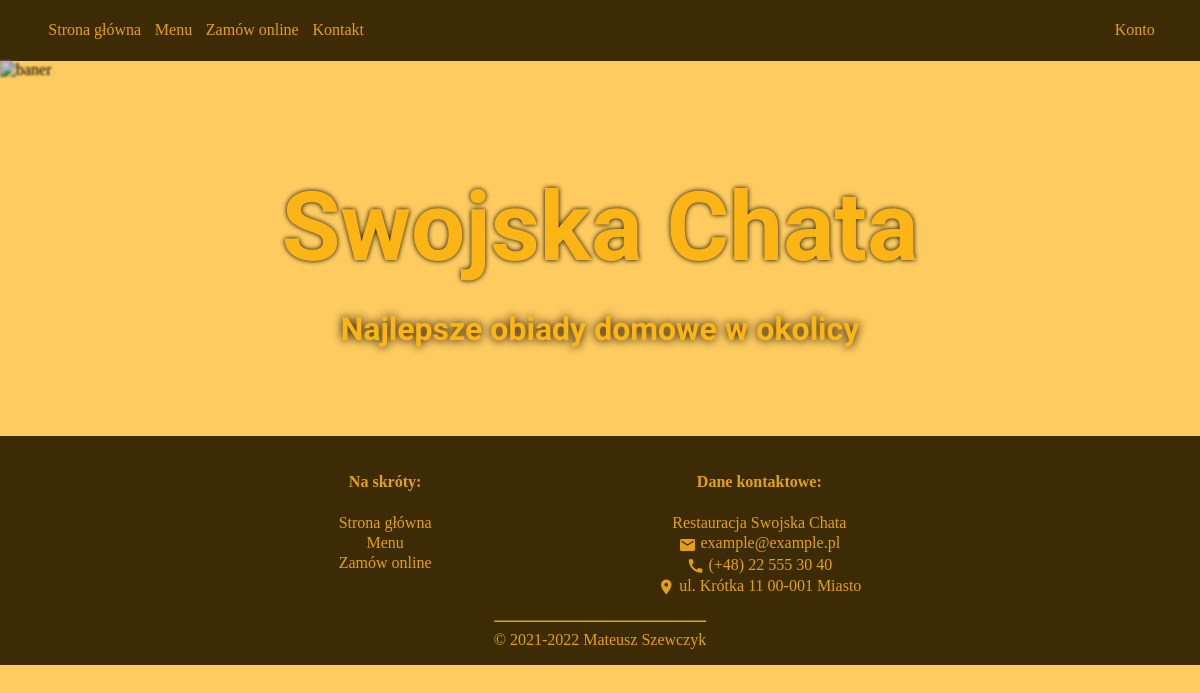
The app's page /panel.php?form=Konto&card=orders (signed in), older data.
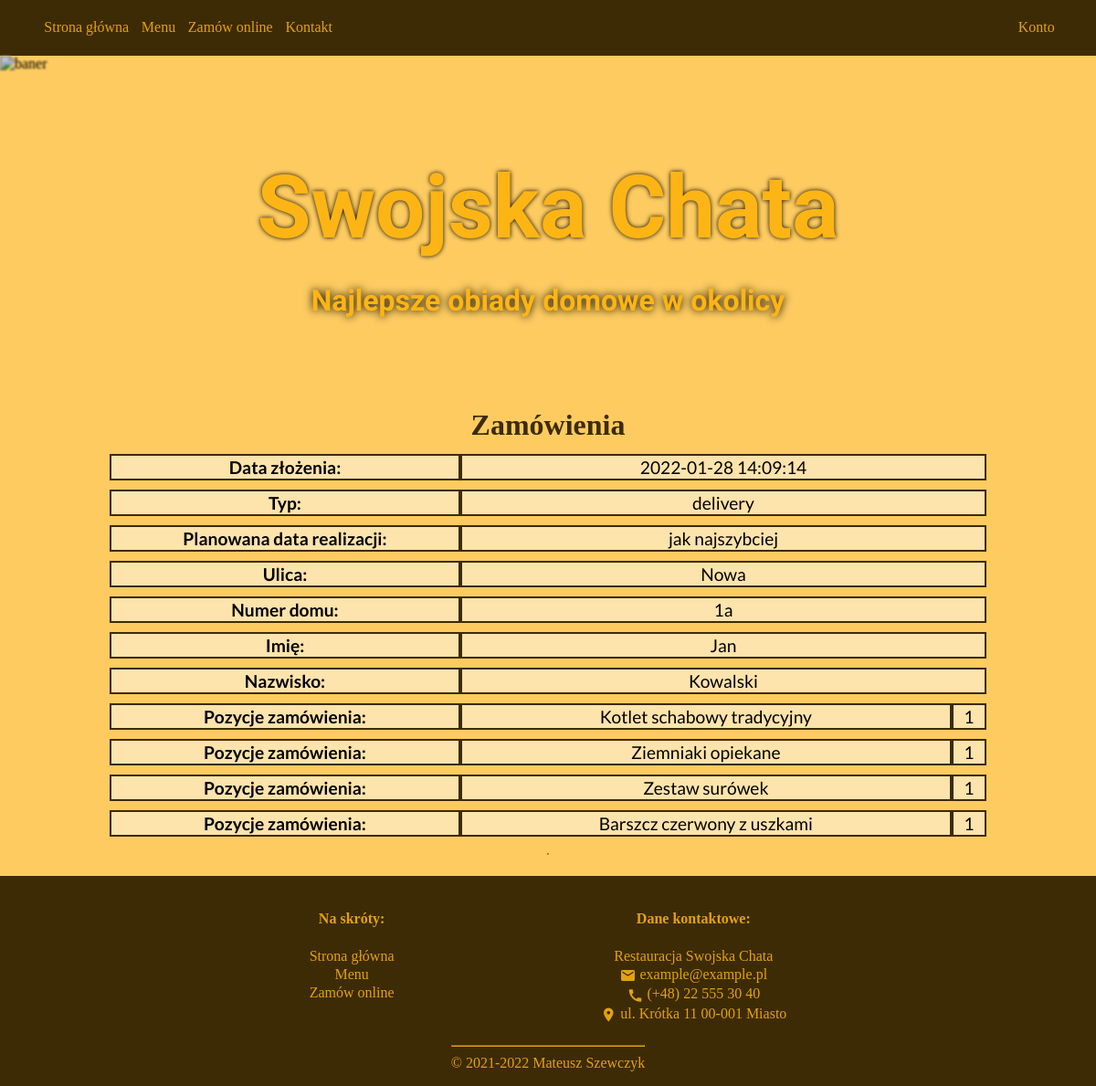
The same page, newer data.
### tables this page shows
CREATE TABLE `zamowienie` (
  `ID` int(11) NOT NULL,
  `user_ID` int(11) NOT NULL,
  `data` timestamp NOT NULL DEFAULT current_timestamp() ON UPDATE current_timestamp(),
  `typ` enum('takeaway','delivery') NOT NULL,
  `daneKlienta_ID` int(11) NOT NULL,
  `czasRealizacji_typ` enum('ASAP','date') NOT NULL,
  `dataRealizacji` datetime DEFAULT NULL,
  `adres_ID` int(11) DEFAULT NULL,
  `uwagi` varchar(150) NOT NULL,
  `platnosc` enum('cash','card','voucher') DEFAULT NULL
);

CREATE TABLE `adres` (
  `ID` int(11) NOT NULL,
  `user_ID` int(11) NOT NULL,
  `ulica` varchar(100) NOT NULL,
  `numer` varchar(6) NOT NULL
);

CREATE TABLE `dane_klienta` (
  `ID` int(11) NOT NULL,
  `user_ID` int(11) NOT NULL,
  `imie` varchar(20) NOT NULL,
  `nazwisko` varchar(40) NOT NULL,
  `nr_tel` varchar(12) NOT NULL
);

CREATE TABLE `lista_pozycji` (
  `zamowienie_ID` int(11) NOT NULL,
  `menu_ID` int(10) UNSIGNED NOT NULL,
  `ilosc` int(10) NOT NULL
);

CREATE TABLE `menu` (
  `ID` int(10) UNSIGNED NOT NULL,
  `kategoria` enum('Dania główne','Dodatki obiadowe do wyboru','Zupy','Potrawy mączne') NOT NULL,
  `nazwa` varchar(100) NOT NULL,
  `cena` decimal(4,2) UNSIGNED NOT NULL,
  `name_tag` varchar(35) NOT NULL
);

### classes/Database.php (called while the page is built, shortened)
<?php
  class Database
  {
    private $mysqli;
    function __construct($server, $user, $passwd, $base)
    {
      $this->mysqli = new mysqli($server, $user, $passwd, $base);
    }
    public function select($sql, $fields) {
        $content = array();
        if ($result = $this->mysqli->query($sql)) {
            $count_fields = count($fields);
            $j = 0;
            $content = array();
            while ($row = $result->fetch_object()) {
                $content[] = array();
                for ($i = 0; $i < $count_fields; $i++) {
                    $p = $fields[$i];
                    $q = $row->$p;
                    $content[$j] += [$p => $q];
                }
                $j++;
            }
        }
        return $content;
    }
  }
?>

### classes/Manager.php (the view, shortened to what this page needs)
<?php
  class Manager extends UserLogged
  {
    public $userID = 0;
    public function authorization(){
      $user = unserialize($_SESSION['userID']);
      $this->userID = $user->userID;
    }
      ?>
      <?php
    public function orders($db, $uid){
      $sql = ["SELECT `zamowienie`.`ID`, `zamowienie`.`data`, `zamowienie`.`typ`, `zamowienie`.`dataRealizacji`, `adres`.`ulica`, `adres`.`numer`, `dane_klienta`.`imie`,
        `dane_klienta`.`nazwisko`
        FROM `zamowienie` INNER JOIN `dane_klienta` ON zamowienie.daneKlienta_ID=dane_klienta.ID INNER JOIN `adres` ON zamowienie.adres_ID=adres.ID
        WHERE zamowienie.user_ID=$uid",
        "SELECT `zamowienie`.`ID`, `menu`.`nazwa`, `lista_pozycji`.`ilosc`
          FROM `zamowienie` INNER JOIN `lista_pozycji` ON lista_pozycji.zamowienie_ID=zamowienie.ID INNER JOIN `menu` ON lista_pozycji.menu_ID=menu.ID
          WHERE zamowienie.user_ID=$uid"
        ];
      $fields = [
        ['ID','data','typ','dataRealizacji','ulica','numer','imie','nazwisko'],
        ['ID','nazwa','ilosc']
        ];
      $result = array();
      $is_error = false;
      try{
        foreach ($sql as $key => $value) {
          if($db->select($value, $fields[$key]) != 0){
              $result[$key] = $db->select($value, $fields[$key]);
          }
          else{
              throw new Exception();
          }
        }
      }
      catch (Exception | mysqli_sql_exception $exception){
          $db->rollback();
          $is_error = true;
          echo "Błąd dostępu do bazy danych";
      }
      $labels = [
        'data' => 'Data złożenia',
        'typ' => 'Typ',
        'dataRealizacji' => 'Planowana data realizacji',
        'ulica' => 'Ulica',
        'numer' => 'Numer domu',
        'imie' => 'Imię',
        'nazwisko' => 'Nazwisko',
        'nazwa' => 'Potrawa',
        'ilosc' => 'Ilość'
      ];
      if(!$is_error){
        foreach ($result[0] as $key => $val){
            echo "<table id='{$val['ID']}' class='menu_cat'>";
            if($key === 0){
              echo '<caption>Zamówienia</caption>';
            }
            echo "<tbody>";
            if(is_null($val['dataRealizacji'])){
              $val['dataRealizacji'] = 'jak najszybciej';
            }
            foreach ($val as $k => $value) {
              if($k !== 'ID'){
                $value = htmlspecialchars($value);
                echo '<tr>';
                echo '<td class="labels"><b>'.$labels[$k].':</b> </td>';
                echo '<td colspan="2">'.$value.'</td>';
                echo '</tr>';
              }
            }
            foreach ($result[1] as $elem) {
              if($elem['ID'] == $val['ID']){
                echo '<tr><td class="labels"><b>Pozycje zamówienia:</b> </td>';
                echo '<td>'.$elem['nazwa'].'</td><td>'.$elem['ilosc'].'</td>';
                echo '</tr>';
              }
            }
            echo '</tbody>';
            echo "</table>";
            echo "<hr />";
        }
      }
    }
        ?>
      <?php
    public function show($db){
      $uid = $this->userID;
      if($uid > 0){
        if(isset($_GET['card'])){
          $card = $_GET['card'];
          switch ($card) {
            case 'orders':
              $this->orders($db, $uid);
              break;
          }
        }
        else{
          $this->main($db, $uid);
        }
      }
    }
  }
?>

### panel.php (shortened to what this page needs)
<?php
  $is_session = false;
  if(isset($_SESSION['userID'])){
    $is_session = true;
  }
?>
<!DOCTYPE html>
<html lang="pl" dir="ltr">
  <head>
    <link rel="stylesheet" href="css/style.css" type="text/css">
    <link rel="stylesheet" href="css/form.css" type="text/css">
    <link rel="stylesheet" href="css/menu.css" type="text/css">
  </head>
  <body>
    <header>
      <nav>
        <?php
          include_once 'snippets/navigation.php';
        ?>
      </nav>
      <div id="banner">
        <div>
          <h1>Swojska Chata</h1>
          <h2>Najlepsze obiady domowe w okolicy</h2>
        </div>
        <img src="images/banner.jpg" alt="baner">
      </div>
    </header>
    <main>
      <?php
      include_once 'classes/Database.php';
      include_once 'classes/Manager.php';
      $db = new Database("localhost","root","","restauracja");
      if(isset($_GET['form'])){
        if($_GET['form'] == "Zarejestruj"){
          $registrationForm = new RegistrationForm();
          $registrationForm->show();
        }
        else if($_GET['form'] == 'Wyloguj'){
          $loginForm = new LoginForm();
          $loginForm->logout();
          header("Refresh: 0; panel.php");
        }
        else if($_GET['form'] == 'Konto'){
          if($is_session){
            $panel = new Manager();
            $panel->authorization();
            $panel->show($db);
          }
          else{
            echo "<h1>Strona zastrzeżona. Za chwilę nastąpi przekierowanie.</h1>";
            header("Refresh: 2; panel.php");
          }
        }
      }
      else{
        $loginForm = new LoginForm();
        if(isset($_POST['submit']) && isset($_POST['login']) && isset($_POST['passwd'])){
          $loginForm->login($db);
        }
      }
      ?>
    </main>
    <?php
      include_once 'snippets/footer.php';
    ?>
  </body>
</html>

### snippets/navigation.php
<?php
  $login_button = "Zaloguj";
  if(isset($is_session)){
    if($is_session){
      $login_button = "Wyloguj";
    }
  }
  echo '
  <ul>
    <li><a href="index.php">Strona główna</a></li>
    <li><a href="menu.php">Menu</a><ul>
      <li><a href="menu.php#zupy">Zupy</a></li>
      <li><a href="menu.php#glowne">Dania główne</a></li>
      <li><a href="menu.php#maczne">Potrawy mączne</a></li>
    </ul></li>
    <li><a href="zamowienie.php">Zamów online</a></li>
    <li><a href="kontakt.php">Kontakt</a></li>';
  if($login_button == "Zaloguj"){
    echo '<li><a href="panel.php" id="login">'.$login_button.'</a></li>';
  }
  else{
    echo '
    <li><a href="panel.php?form=Konto">Konto</a><ul>
      <li><a href="panel.php?form=Konto">Moje konto</a></li>
      <li><a href="panel.php?form=Wyloguj">Wyloguj</a></li>
    </ul></li>
    ';
  }
  echo '</ul>';
?>

### snippets/footer.php
<?php
  echo '
  <footer>
    <section id="links">
      <h4>Na skróty:</h4>
      <a href="index.php">Strona główna</a><br>
      <a href="menu.php">Menu</a><br>
      <a href="zamowienie.php">Zamów online</a><br>
    </section>
    <section class="contact">
      <h4>Dane kontaktowe:</h4>
      Restauracja Swojska Chata<br>
      <a href="mailto:example@example.pl"><span class="material-icons">email</span> example@example.pl</a><br>
      <a href="tel:+48225553040"><span class="material-icons">call</span> (+48) 22 555 30 40</a><br>
      <a href="https://www.google.com/maps/place/Kr%C3%B3tka+11,+24-100+Pu%C5%82awy/" target="_blank"><span class="material-icons">location_on</span> ul. Krótka 11 00-001 Miasto</a><br>
    </section>
    <div><hr>&copy; 2021-2022 Mateusz Szewczyk</div>
  </footer>
  ';
?>

### css/style.css (style rules this page uses)
body { background-color: #FDCB60; margin: 0; box-sizing: border-box; min-height: 100vh; }
body, header { display: flex; flex-direction: column; }
h1, h2, h3, h4, #welcome { text-align: center; }
header { max-height: 100vh; }
header h1 { color: #FDB515; font-family: 'MedievalSharp', cursive; font-size: 600%; margin-bottom: 0; text-shadow: 0px 0px 5px black; }
header h2 { color: #FDB515; font-family: 'Courgette', cursive; text-shadow: 0px 0px 10px black; font-size: 200%; }
#banner { position: relative; display: inline-block; }
#banner img { width: 100%; height: 45vh; filter: blur(1px) brightness(80%); display: block; object-fit: cover; }
#banner>div { position: absolute; top: 50%; left: 0; right: 0; transform: translate(0 ,-50%); z-index: 2; }
nav { margin: 0; flex: 100%; background-color: #3D2B05; text-align: left; font-family: calibri, tahoma; }
nav a { color: #E3A112; }
nav>ul { display: flex; flex-flow: row wrap; padding: 0 40px; }
nav>ul li { list-style-type: none; margin-left: 3px; }
nav>ul li a { display: block; padding: 4pt; text-decoration: none; }
main { display: flex; flex-direction: column; justify-content: space-around; align-items: center; align-content: center; }
footer { color: #E3A112; text-align: left; background-color: #3D2B05; font-weight: lighter; display: grid; justify-content: space-around; align-items: normal; align-content: center; padding-top: 15px; line-height: 20px; margin-top: auto; }
#links { grid-area: links; }
footer .contact { grid-area: contact; }
footer a { text-decoration: none; color: #E3A112; }
#links, footer .contact { flex: auto; }
footer>div { margin: 15px auto; text-align: center; grid-area: copy; }
hr { border-color: #E3A112; }
.material-icons { margin: 0; font-size: 18px; vertical-align: middle; line-height: 20px; }
@media screen and (min-width: 655px) { nav>ul li:last-child { margin-left: auto; } }
@media screen and (min-width: 655px) { footer { grid-template-areas: '. links contact .' ' . copy copy .'; text-align: center; } }

### css/form.css (style rules this page uses)
h2 { font-size: 200%; }

### css/menu.css (style rules this page uses)
table { border-spacing: 0 10px; width: 80%; height: auto; }
td { border: 2px solid #3D2B05;; text-align: center; background-color: #FDE3AC; font-family: 'Lato', sans-serif; font-size: 120%; }
.labels { width: 40%; }
caption { font-size: 2em; margin-top: 0.83em; margin-bottom: 0.10em; margin-left: 0; margin-right: 0; font-weight: bold; color: #3D2B05; }
footer { margin-top: 15px; }

Row changes from the older to the newer data that the page shows:
added zamowienie: k "Data złożenia", data "2022-01-28 14:09:14", k "Typ", typ "delivery", k "Planowana data realizacji", value "jak najszybciej", k "Ulica", adres_ID.ulica "Nowa", k "Numer domu", adres_ID.numer "1a", k "Imię", dane_klienta.imie "Jan", k "Nazwisko", dane_klienta.nazwisko "Kowalski"
added lista_pozycji: menu_ID.nazwa "Kotlet schabowy tradycyjny", ilosc "1"
added lista_pozycji: menu_ID.nazwa "Ziemniaki opiekane", ilosc "1"
added lista_pozycji: menu_ID.nazwa "Zestaw surówek", ilosc "1"
added lista_pozycji: menu_ID.nazwa "Barszcz czerwony z uszkami", ilosc "1"
